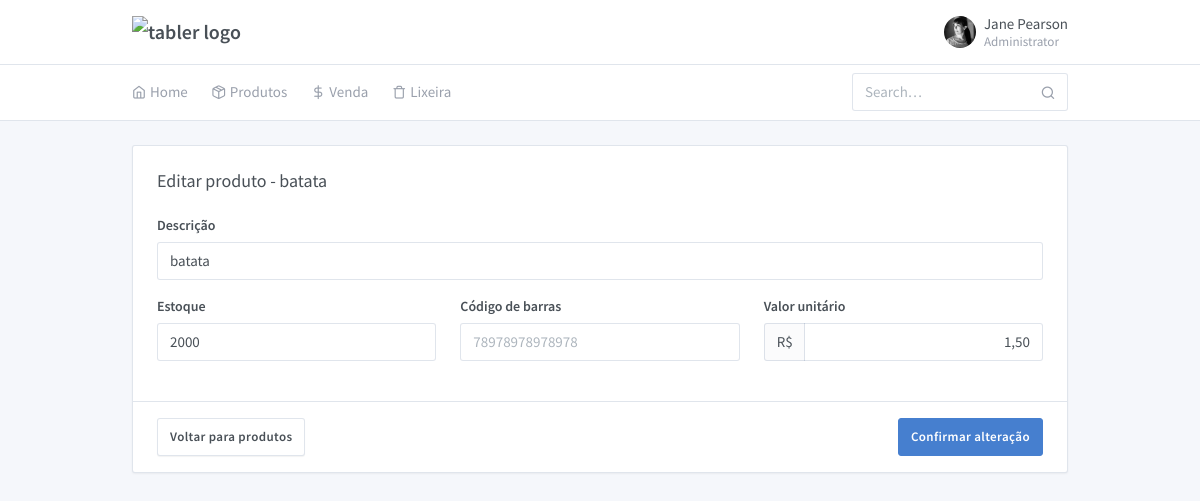
The page /products/edit/13 on the database its author committed.
### tables this page shows
CREATE TABLE `products` (
  `id` int(12) NOT NULL,
  `description` varchar(120) NOT NULL,
  `unitary_value` float NOT NULL,
  `stock` int(100) NOT NULL,
  `last_sale` date DEFAULT NULL,
  `code` varchar(120) DEFAULT NULL,
  `total_sale` float DEFAULT NULL,
  `excluded` int(1) NOT NULL DEFAULT 0
);

### Core/Controller.php (called while the page is built, shortened)
<?php
class Controller
{
    public function loadTemplate($viewName, $viewData = array())
    {
        include "Views/template.php";
    }
    public function loadViewInTemplate($viewName, $viewData = array())
    {
        extract($viewData);
        include "Views/" . $viewName . ".php";
    }
}

### Core/Core.php (called while the page is built, shortened)
<?php
class Core
{
    public function run()
    {
        $url = '/' . (isset($_GET['url']) ? $_GET['url'] : '');
        $params = array();
        if (!empty($url) && $url != '/') {
            $url = explode('/', $url);
            array_shift($url);
            array_shift($url);
            if (isset($url[0]) && !empty($url[0])) {
                $currentAction = $url[0];
                array_shift($url);
            } else {
                $currentAction = 'index';
            }
            if (count($url) > 0) {
                $params = $url;
            }
        } else {
            $currentController = 'HomeController';
            $currentAction = 'index';
        }
        $c = new $newController();
        call_user_func_array(array($c, $currentAction), $params);
    }
}

### index.php (called while the page is built, shortened)
<?php
$core = new Core\Core();
$core->run();

### Core/Model.php (called while the page is built, shortened)
<?php
class Model
{
    public function __construct()
    {
        global $db;
        $this->db = $db;
    }
}

### Models/Products.php (called while the page is built, shortened)
<?php
class Products extends Model
{
    public function getId($id)
    {
        $array = array();
        $sql = "SELECT * FROM products WHERE id = :id";
        $sql = $this->db->prepare($sql);
        $sql->bindValue(":id", $id);
        $sql->execute();
        if ($sql->rowCount() > 0) {
            $array = $sql->fetch();
        }
        return $array;
    }
}

### Views/products_edit.php (the view)
<div class="container">
    <div class="row">
        <div class="col-lg-12">
            <form class="card" method="POST" action="<?php echo BASE_URL ?>products/save_edit/<?php echo $product["id"]; ?>">
                <div class=" card-body">
                    <h3 class="card-title">Editar produto - <?php echo $product["description"]; ?></h3>
                    <div class="row">
                        <div class="col-md-12">
                            <div class="form-group">
                                <label class="form-label">Descrição</label>
                                <input type="text" class="form-control" name="description" value="<?php echo $product["description"]; ?>">
                            </div>
                        </div>
                        <div class="col-sm-6 col-md-4">
                            <div class="form-group">
                                <label class="form-label">Estoque</label>
                                <input type="number" name="stock" class="form-control" placeholder="10.." value="<?php echo $product["stock"]; ?>">
                            </div>
                        </div>
                        <div class="col-sm-6 col-md-4">
                            <div class="form-group">
                                <label class="form-label">Código de barras</label>
                                <input type="number" name="code" class="form-control" placeholder="78978978978978">
                            </div>
                        </div>
                        <div class="col-sm-6 col-md-4">
                            <div class="form-group">
                                <label class="form-label">Valor unitário</label>
                                <div class="input-group">
                                    <span class="input-group-prepend">
                                        <span class="input-group-text">R$</span>
                                    </span>
                                    <input type="text" name="unitary_value" class="form-control text-right" aria-label="Valor" value="<?php echo number_format($product["unitary_value"], 2, ",", "."); ?>">
                                </div>
                            </div>
                        </div>
                    </div>
                </div>
                <div class="card-footer text-left" style="display: flex; justify-content: space-between">
                    <div>
                        <a href="<?php echo BASE_URL; ?>produtos.html" class="btn btn-secondary">Voltar para produtos</a>
                    </div>
                    <div>
                        <button type="submit" class="btn btn-primary">Confirmar alteração</button>
                    </div>
                </div>
            </form>
        </div>
    </div>
</div>

### rows shown on the page
products: description "batata", stock "2000", unitary_value "1,50"
